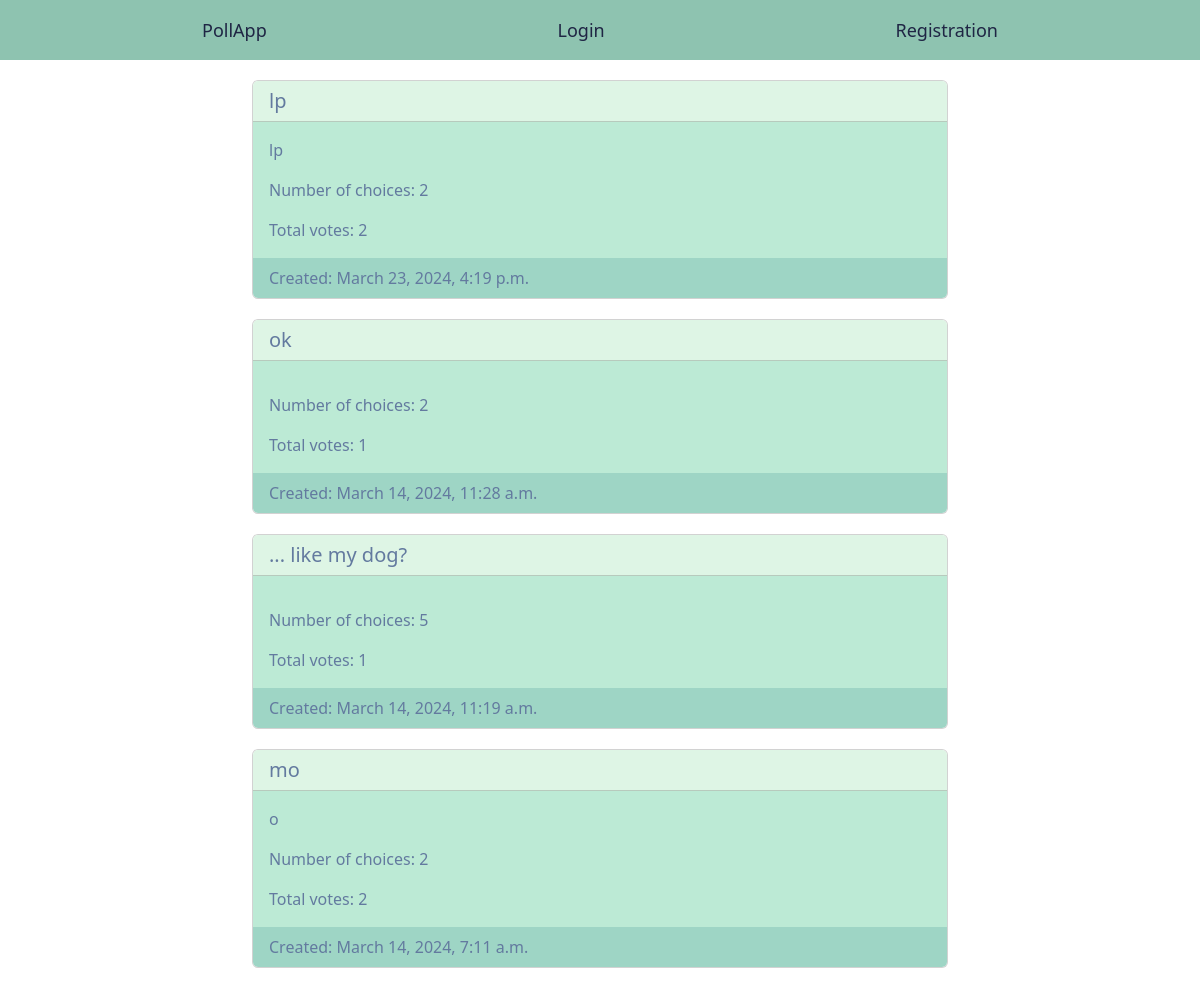
Page /poll/ on the earlier database version.
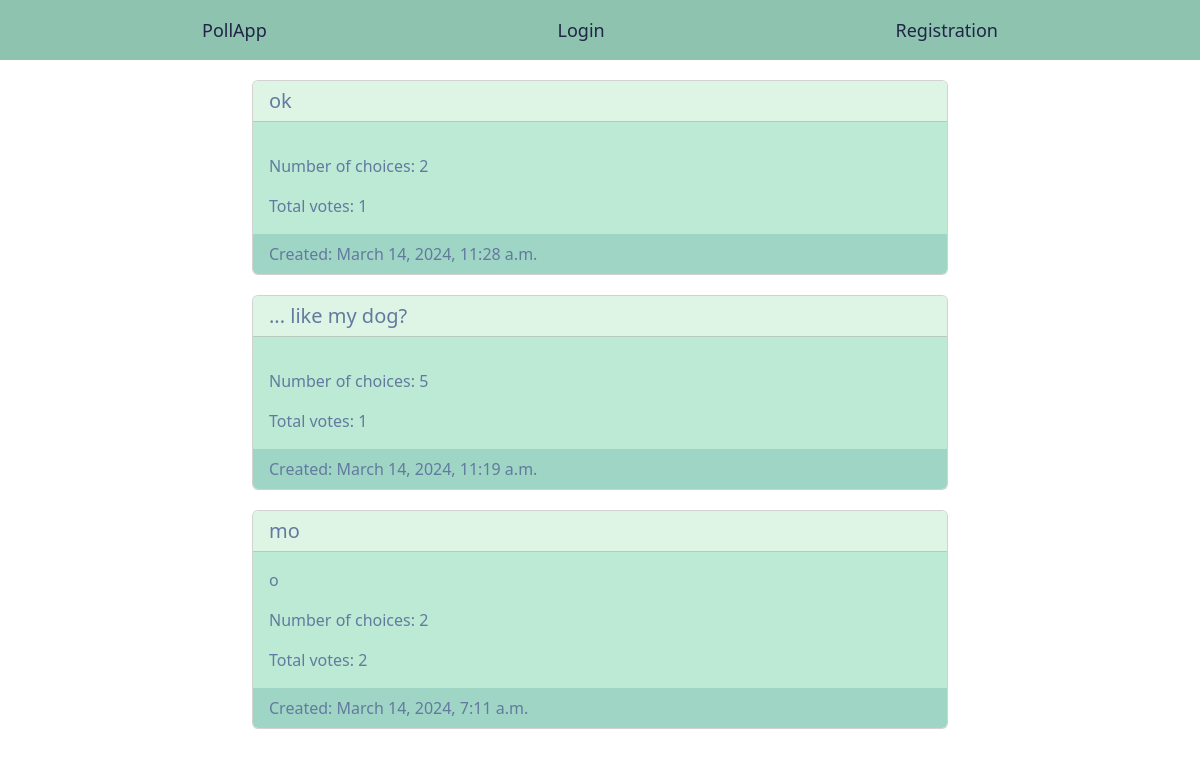
Same page on the later database version.
### poll/models.py (models this page shows, shortened)
class Poll(models.Model):
    owner = models.ForeignKey(
        settings.AUTH_USER_MODEL, on_delete=models.CASCADE
    )
    votes = models.PositiveIntegerField(default=0)
    title = models.CharField(max_length=300, blank=False)
    description = models.TextField(blank=True)
    created = models.DateTimeField(auto_now_add=True)
    class Meta:
        ordering = ['-created']

### poll/views.py (the view)
# urls.py: path('', views.PollListView.as_view(), name='list'),
class PollListView(ListView):
    queryset = Poll.objects.annotate(
        num_choices=Count('choices')
    ).order_by('-created')
    template_name = 'polls/list.html'

### poll/templates/polls/list.html
{% extends "base.html" %}
{% block content %}
	{% for poll in object_list %}
		<a href="{% url 'poll:detail' poll.id %}" class="card-link">
			<div class="card">
			  <h5 class="card-header">{{ poll.title }}</h5>
			  <div class="card-body">
			    <p class="card-text">{{ poll.description|truncatechars:200 }}</p>
			    <p class="card-text">Number of choices: {{ poll.num_choices }}</p>
			    <p class="card-text">Total votes: {{ poll.votes }}</p>
			  </div>
			  <div class="card-footer text-muted">
	    		Created: {{ poll.created }}
	  		</div>
			</div>
		</a>
	{% endfor %}
{% endblock %}

### poll/templates/base.html (shortened to what this page needs)
{% load django_bootstrap5 %}
{% load static %}
<!DOCTYPE html>
<html>
<head>
	{% bootstrap_css %}
	<link rel="stylesheet" type="text/css" href="{% static 'css/base.css' %}">
</head>
<body>
	<ul class="nav-bar">
		<a href="{% url 'poll:list' %}" class="nav-item">PollApp</a>
		{% if request.user.is_authenticated %}
			<a href="{% url 'poll:create' %}" class="nav-item">Create poll</a>
			<a href="{% url 'users:logout' %}" class="nav-auth">Logout</a>
			<li class="nav-item">({{ request.user.username }})</li>
		{% else %}
			<a href="{% url 'users:login' %}" class="nav-auth">Login</a>
			<a href="{% url 'users:registration' %}" class="nav-auth">Registration</a>
		{% endif %}
	</ul>
	<div class="container">
		{% block content %}
		{% endblock %}
	</div>
</body>
</html>

### poll/static/css/base.css (style rules this page uses)
.nav-bar { background-color: #8EC3B0; width: 100%; height: 60px; margin-bottom: 20px; padding-left: 16%; padding-right: 16%; list-style: none; display: flex; justify-content: space-between; align-items: center; }
.nav-item, .nav-auth { text-decoration: none; font-size: 18px; font-weight: 500; color: #1F2544; padding: 0 10px; white-space: nowrap; text-overflow: ellipsis; }
.nav-auth { margin-left: auto; }
.container { max-width: 60%; }
.card-link { text-decoration: none; }
.card { color: #1F2544; margin-bottom: 20px; }
.card-header { background-color: #DEF5E5; color: #637A9F !important; }
.card-body { background-color: #BCEAD5; color: #637A9F !important; }
.card-footer { background-color: #9ED5C5; color: #637A9F !important; border: none; }

Differences in the rows shown:
removed Poll: title "lp", description "lp", num_choices "2", votes "2", created "March 23, 2024, 4:19 p.m."
